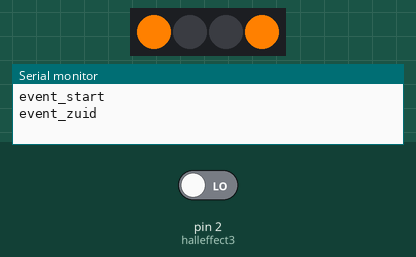
Bench run of a sketch on a simulated Arduino Uno, built with avr-gcc and run on an emulated ATmega328P. Parts: 4 RGB LEDs in strip order, left to right, the last lines printed to the serial monitor. The test bench sets the inputs (shaded band); at power-on: pin 2 (halleffect3) LOW.

Above: at 0.2 s.
At 1.2 s:
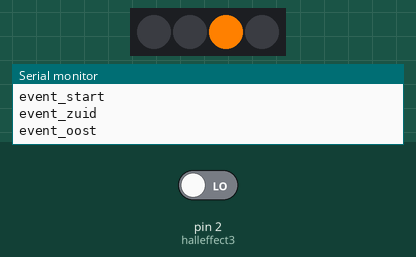
At 2.2 s:
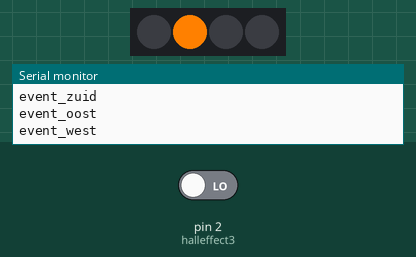
At 5.7 s:
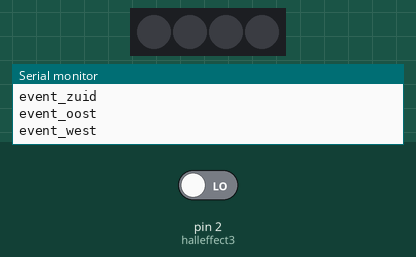
Timing chart, 0 to 6.9 s (numbered marks = the images above):
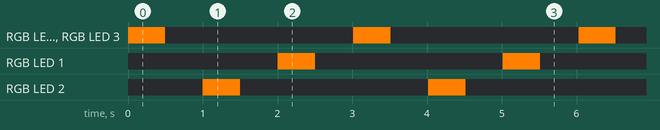

Measured:
- by itself, RGB LED 0–3: alternates RGB(255, 128, 0) for 0.50 s and off for 2.5 s
- by itself, everything shown: repeats every 3.0 s, in 6 steps

The sketch:

3_palen-rgb.ino
```cpp
#include <Adafruit_NeoPixel.h>

const int halleffect1 = 0; //hall effect sensor 1 is connected to input pin 0
const int halleffect2 = 1; //hall effect sensor 2 is connected to input pin 1
const int halleffect3 = 2; //hall effect sensor 3 is connected to input pin 2

// ledstrip has 30 leds
const int numleds = 4;

// ledstrip is connected to pin 16
const int ledstrippin = 16;

// initialize leds as object
Adafruit_NeoPixel leds = Adafruit_NeoPixel(numleds, ledstrippin);

//initialize sensor states
bool zuid = false;
bool west = false;
bool oost = false;

//initialize time
int time = 0;

int count = 0;

void setup() {
  //configure hall effect pin as input
  pinMode(halleffect1, INPUT);
  pinMode(halleffect2, INPUT);
  pinMode(halleffect3, INPUT);
  //start leds
  leds.begin();
  //start serial for debugging hall effect sensor state
  Serial.begin(115200);
  Serial.println("event_start");
}

void loop() {
  count++;

  //fetch hall effect sensor state
  bool oost_now = digitalRead(halleffect1)==LOW;
  bool zuid_now = digitalRead(halleffect2)==LOW;
  bool west_now = digitalRead(halleffect3)==LOW;

  if (oost_now | zuid_now | west_now) {
    //one of the sensors is currently on

    if (oost | zuid | west) {
      //one of the sensors was on last loop iteration (sensor is still on)
      if (zuid_now) {
        blink(0);
      }
      if (oost_now) {
        blink(1);
      }
      if (west_now) {
        blink(2);
      }

    } else {
      //none of the sensors was on last loop iteration (sensor just came on)
      if (zuid_now) {
        Serial.println("event_zuid");
        blink(0);
      }
      if (oost_now) {
        Serial.println("event_oost");
        blink(1);
      }
      if (west_now) {
        Serial.println("event_west");
        blink(2);
      }
      leds.show();
    }

  } else {
    //none of the sensors is currently on
    if (oost | zuid | west) {
      //one of the sensors was on last loop iteration (sensor was on but is now off)
      if (zuid) {
        for (int i=0;i<=10;i++) blink(0);
      }
      if (oost) {
        for (int i=0;i<=10;i++) blink(1);
      }
      if (west) {
        for (int i=0;i<=10;i++) blink(2);
      }

    } else {
      //none of the sensors was on last loop iteration

      time++;
      //check if time limit to heartbeat has been reached
      if (time >= 500) {
        heartbeat();
      }
    }

  }

  //store values
  oost = oost_now;
  zuid = zuid_now;
  west = west_now;

  //delay to keep counter static
  delay(10);
}

void blink(int richting) {
  switch (richting) {
    case 0:
      leds.setPixelColor(0, leds.Color(255, 128, 0));
      leds.setPixelColor(3, leds.Color(255, 128, 0));
      leds.show();
      delay(500);
      leds.setPixelColor(0, leds.Color(0, 0, 0));
      leds.setPixelColor(3, leds.Color(0, 0, 0));
      leds.show();
      delay(500);
      break;
    case 1:
      leds.setPixelColor(2, leds.Color(255, 128, 0));
      leds.show();
      delay(500);
      leds.setPixelColor(2, leds.Color(0, 0, 0));
      leds.show();
      delay(500);
      break;
    case 2:
      leds.setPixelColor(1, leds.Color(255, 128, 0));
      leds.show();
      delay(500);
      leds.setPixelColor(1, leds.Color(0, 0, 0));
      leds.show();
      delay(500);
      break;
  }
}

void heartbeat() {
  //reset time limit
  time = 0;

  //turn on green leds
  for (int i = 0; i < 4; i++) {
    leds.setPixelColor(i, leds.Color(0, 255, 0));
  }
  leds.show();

  //print heartbeat to serial console
  Serial.print("event_heartbeat_");
  Serial.println(count);

  //wait
  delay(100);

  //turn off green leds
  for (int i = 0; i < 4; i++) {
    leds.setPixelColor(i, leds.Color(0, 0, 0));
  }
  leds.show();
}

void testsensors() {
  Serial.print("sensor 1: ");
  Serial.println(digitalRead(halleffect1));
  Serial.print("sensor 2: ");
  Serial.println(digitalRead(halleffect2));
  Serial.print("sensor 3: ");
  Serial.println(digitalRead(halleffect3));
}
```
